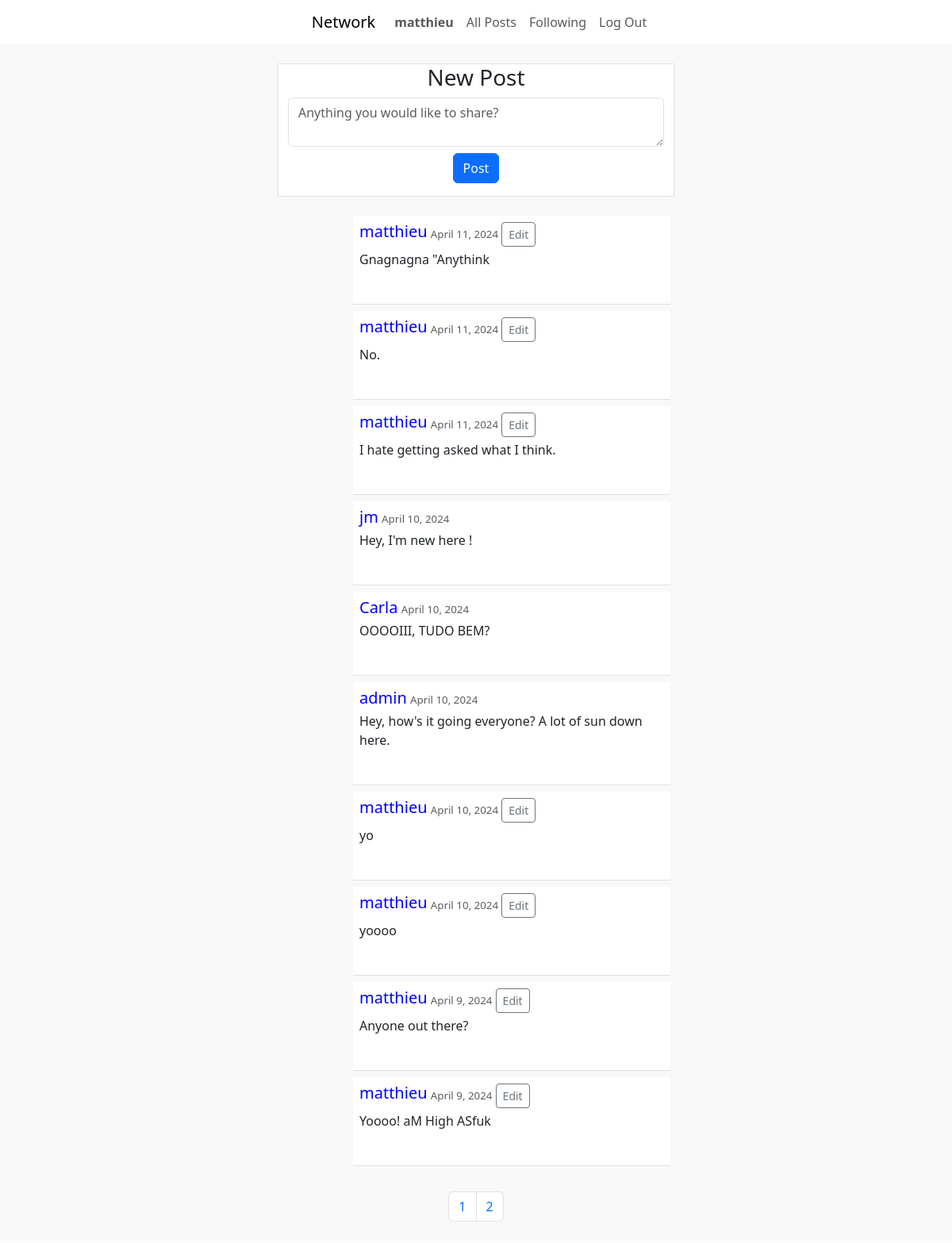
/ (signed in), run on an earlier commit of the app's database.
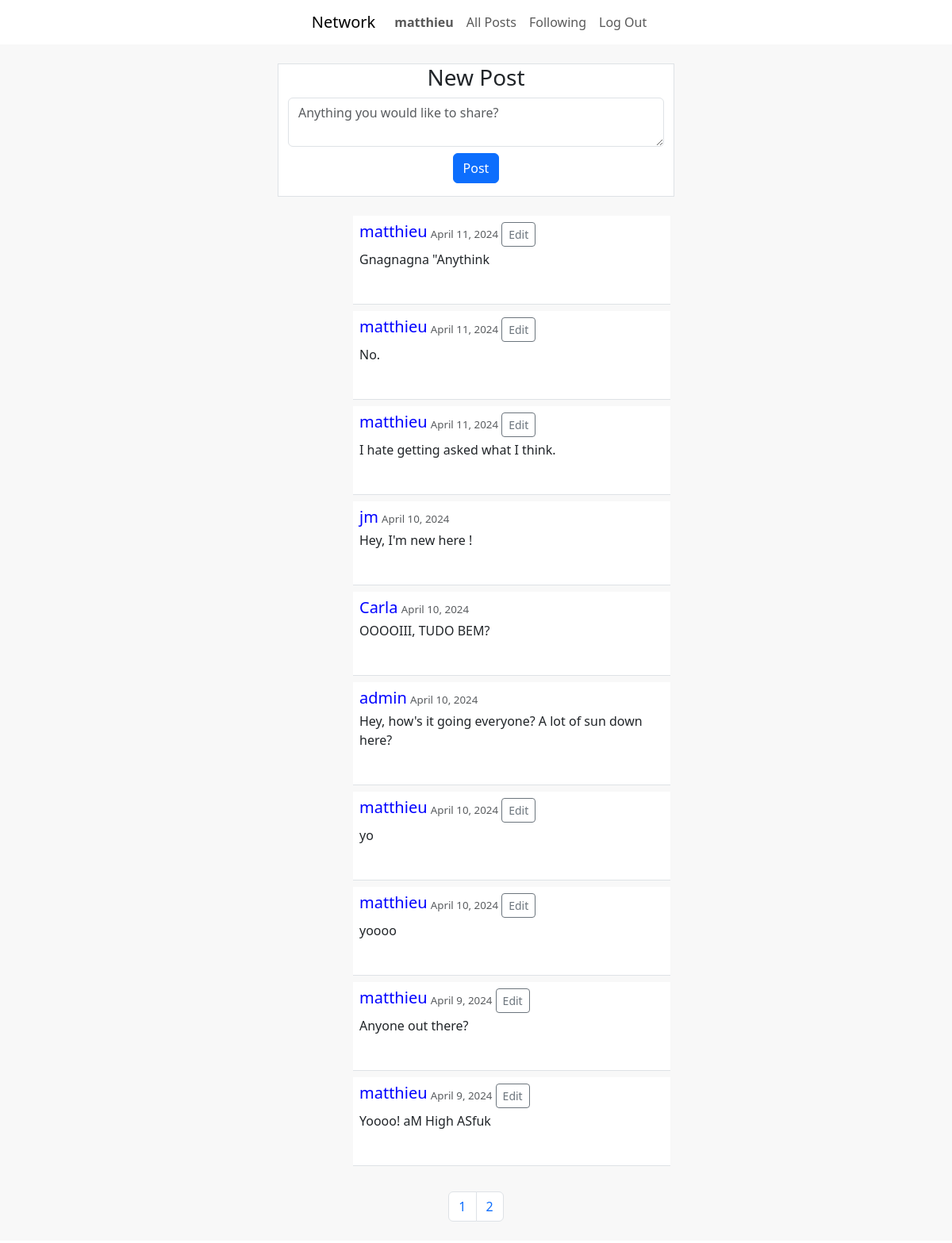
And on a later commit of the database.
### network/models.py (models this page shows, shortened)
class User(AbstractUser):
    follows = models.ManyToManyField('self', symmetrical=False, related_name='follower', blank=True)
    photo_url = models.URLField(default="https://cdn.pixabay.com/photo/2015/10/05/22/37/blank-profile-picture-973460_960_720.png")
    def __str__(self):
        return self.username

class Post(models.Model):
    content = models.TextField(max_length= 500)
    creation_date = models.DateField(default=timezone.now().date())
    creation_time = models.TimeField(default=timezone.now().time())
    user = models.ForeignKey(User, on_delete=models.CASCADE, related_name="posts")

### network/views.py (the view, shortened to what this page needs)
# urls.py: path("", views.index, name="index"),
def index(request):
    if not request.user.is_authenticated:
        return HttpResponseRedirect(reverse('login'))
    if request.user.is_authenticated:
        posts = Post.objects.order_by("-creation_date", "-creation_time")
        paginator = Paginator(posts, 10)
        pages_total = paginator.count
        if request.GET.get('ajax') == 'True':
            data = json.loads(request.body)
            page_number = data.get("page_number")
            return JsonResponse({"message":"page number received"})
        if request.method == 'GET':
            user = request.user
            postform = PostForm()
            page_number = request.GET.get("page_number", 1)
            return render(request, "network/index.html",{
                "postform":postform,
                "recent_posts":paginator.page(page_number),
                "user":user,
                "paginator":paginator,
                "pages_total":pages_total,
            })

### network/forms.py (shortened to what this page needs)
class PostForm(forms.Form):
    content = forms.CharField(widget=forms.Textarea(attrs={'class': 'form-control mb-2',
                                                            'cols': 10,
                                                            'rows': 2,
                                                            'placeholder' : 'Anything you would like to share?'
                                                            }),
                            max_length= 500)

### network/templates/network/index.html (shortened to what this page needs)
{% extends "network/layout.html" %}
{% block body %}
    <div class ="container-fluid">
        <div class="row justify-content-center text-center mb-4 " >
            <div id="new-post" class="col-5 border mt-4">
                <h3>New Post</h3>
                <form action="" method="post">
                {{postform.content}}
                    <button type="submit" class="btn btn-primary mb-3" value="Submit">Post</button>
                </form>
            </div>
        </div>
        {% for post in recent_posts %}
            <div class="row justify-content-center text-left-aligned mb-2 border-2">
                <div class="img-div col-1"><img class="img-fluid rounded-circle" src="{{post.user.photo_url}}" alt=""></div>
                <div class="post-div border-bottom col-4 ms-0 ps-2 pt-2 pb-3">
                    <a class="custom-link" href="{{post.user.username}}"><h5 id="{{post.user}}">{{post.user}}</h5></a>
                    <span class="post-date text-muted"> {{post.creation_date}}</span>
                    {% if user == post.user %}
                    <button data-user-id="{{post.user.id}}" class="edit-button btn btn-outline-secondary btn-sm">Edit</button>
                    {% endif %}
                    <p class="text-break mt-1 mb-1">{{post.content}}</p>
                        <div>
                            <button class="like_button p-1 btn" data-user-id="{{user.id}}" data-post-id="{{post.id}}"></button>
                        </div>
                </div>
            </div>
        {% endfor %}
        <nav id="pagination">
            <ul class="pagination justify-content-center">
              {% for page in paginator %}
              <li id="{{page.number}}" class="page-item mb-4 mt-4"><a class="page-link" href="{% url 'index' %}?page_number={{ page.number }}">{{page.number}}</a></li>
              {% endfor %}
            </ul>
          </nav>
    </div>
{% endblock %}

### network/templates/network/layout.html (shortened to what this page needs)
{% load static %}
<!DOCTYPE html>
<html lang="en">
    <head>
        <link href="{% static 'network/node_modules/bootstrap/dist/css/bootstrap.min.css' %}" rel="stylesheet">
        <link href="https://cdn.jsdelivr.net/npm/bootstrap-icons/font/bootstrap-icons.css" rel="stylesheet">
        <link href="{% static 'network/styles.css' %}" rel="stylesheet">
    </head>
    <body>
        <nav class="navbar navbar-expand-lg justify-content-center">
            <a class="navbar-brand ms-3 " href="#">Network</a>
                <ul class="navbar-nav mr-auto">
                {% if user.is_authenticated %}
                    <li class="nav-item">
                        <a class="nav-link" href="{{user.username}}"><strong>{{ user.username }}</strong></a>
                    </li>
                {% endif %}
                <li class="nav-item">
                    <a class="nav-link" href="{% url 'index' %}">All Posts</a>
                </li>
                {% if user.is_authenticated %}
                    <li class="nav-item">
                        <a class="nav-link" href="{% url 'following' %}">Following</a>
                    </li>
                    <li class="nav-item">
                        <a class="nav-link" href="{% url 'logout' %}">Log Out</a>
                    </li>
                {% endif %}
                </ul>
            </nav>
        <div class="body">
            {% block body %}
            {% endblock %}
        </div>
    </body>
</html>

### network/static/network/styles.css (style rules this page uses)
a.custom-link { text-decoration: none; color: blue; }
h5 { display: inline; }
div.post-div { background-color: white; }
div.container-fluid { background-color: rgb(248, 248, 248); }
#new-post { background-color: white; }
.post-date { font-size: smaller; }
div.img-div { width: 90px; }

What changed in the data, as far as the page shows it:
changed Post "admin": content "Hey, how's it going everyone? A lot of sun down here." → "Hey, how's it going everyone? A lot of sun down here?"
